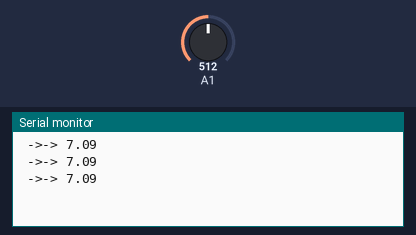
A sketch run on a simulated Arduino Uno, built with avr-gcc and run on an emulated ATmega328P. On the bench: the last lines printed to the serial monitor. The inputs (shaded band) are chosen by the test bench; at power-on: A1 = 512.

Above: at 1.2 s.
1.3 s: A1 set to 716
At 2.1 s:
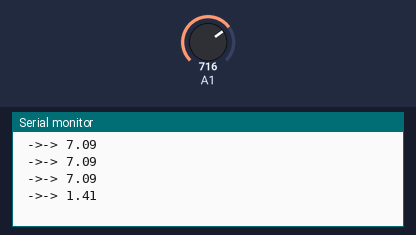
4.3 s: A1 set to 900
At 4.7 s:
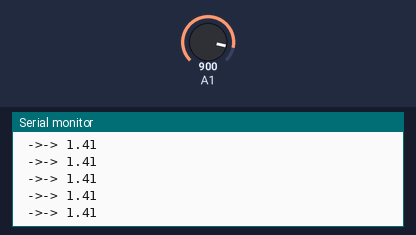
Timing chart, 0 to 7.3 s (numbered marks = the images above; inputs shaded):
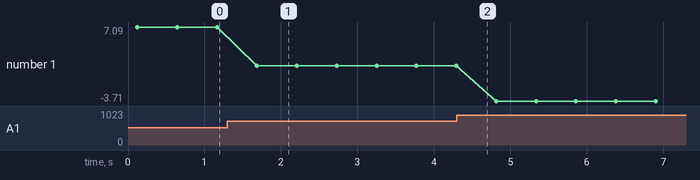

The sketch:

pH_sensor_test.ino
```cpp
#define sensor3 A1  //Θέτω όπου εμφανίζεται sensor3 την τιμή Α1 (pH)
#define power 13  //Θέτω όπου εμφανίζεται power την τιμή 13

//Δεδομένα
float sensorData3;  //Μετρήσεις από τον αισθητήρα pH
bool send_Command = false;  //Πληροφορεί αν έχει σταλλεί εντολή από το android  για να στείλει τις μετρήσεις από τους αισθητήρες

//Μεταβλητές για την εύρεση του pH
unsigned long int avgValue;
int buf[10], temp;

void setup() {
  Serial.begin(9600); //Εκκίνηση επικοινωνίας μεσώ του bluetooth, των αισθητήρων και του monitor
   //Ορίζω το pin ως έξοδο
  digitalWrite(power, HIGH); //Μηδενίζω  , αρχικά, την τάση που λαμβάνουν οι αισθητήρες
}

void loop() {
  sensorData3 = find_pH(sensor3) + 3000.0; /*Εκτελώ τη διαδικασία find_pH για να πάρω μέτρηση από τον αισθητήρα pH
  και προσθέτω σε αυτήν γνωστό αριθμό, 1000,
  ώστε να αλλάξει το πεδίο ορισμού του αισθητήρα και
  το πρόγραμμα android να την ξεχωρίζει.*/

  Serial.print(" ->-> "); Serial.println (sensorData3 - 3000.0);  //Πρόβαλλω την μέτρηση από τον αισθητήρα pH στο monitor.
  delay(400); //Περιμένω 4/10 του δευτερολέπτου.
}

float find_pH (int sensor_pin) {// ============Διαδικασία για να βρεθεί μία ακριβή μέτρηση από τον αισθητήρα pH============
  /*Πηγή: https://circuitdigest.com/microcontroller-projects/arduino-ph-meter, με πρόσθετη, μία ενέργεια. */

  for (int i = 0; i < 10; i++)
  {
    buf[i] = analogRead(sensor_pin);
    delay(10);
  }
  for (int i = 0; i < 9; i++)
  {
    for (int j = i + 1; j < 10; j++)
    {
      if (buf[i] > buf[j])
      {
        temp = buf[i];
        buf[i] = buf[j];
        buf[j] = temp;
      }
    }
  }
  avgValue = 0;
  for (int i = 2; i < 8; i++)
    avgValue += buf[i];
  float pHVol = (float)avgValue * 5.0 / 1024 / 6;
  float phValue = -5.70 * pHVol + 21.34;  //Ρυθμίζω την τιμή βάσει των σφαλμάτων του αισθητήρα.
  delay(20);
  return phValue;
}
```

Measured:
- after the input at 1.3 s, the serial monitor: prints a new line after 0.39 s (image 1)
- plotted number 1: 7.09 → 1.41 after the input at 1.3 s, 1.41 → -3.71 after the input at 4.3 s
